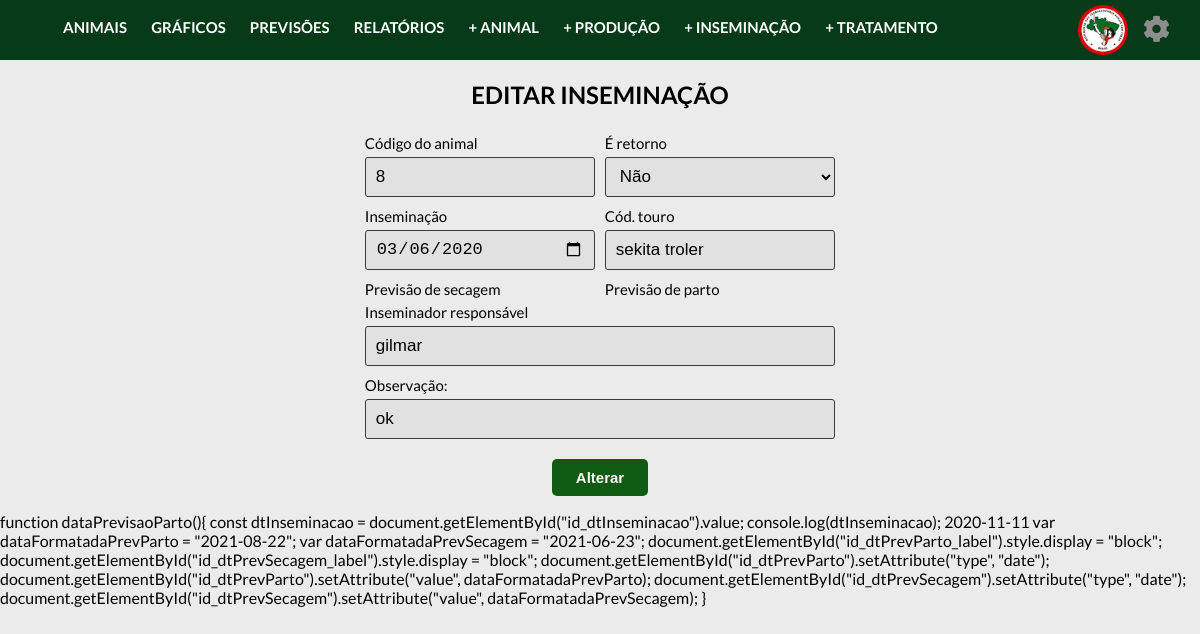
Page /controller/inseminacaoController.php?acao=altera&codInseminacao=12 on the committed database.
### tables this page shows
create table inseminacao(
  codInseminacao INTEGER AUTO_INCREMENT PRIMARY KEY,
  codAnimal INTEGER NOT NULL,
  dtInseminacao DATE NOT NULL,
  dtPrevSecagem DATE NOT NULL,
  dtPrevParto DATE NOT NULL,
  touroInseminador VARCHAR(20) NOT NULL,
  inseminadorResponsavel VARCHAR(40) NOT NULL,
  retorno VARCHAR(10) NOT NULL,
  obs TEXT,
   
  FOREIGN KEY (codAnimal) REFERENCES animal(codAnimal)
);

### controller/classes/Conexao.php (called while the page is built)
<?php
    class Conexao{
        public static $conexao;
        public static function conecta(){
            if(!isset(self::$conexao)){
                try{
                    self::$conexao = new PDO("mysql:host=localhost; dbname=projetointegrado", "admcooptar", "12345");
                }
                catch(PDOException $e){
                    echo "Erro de conexão: ". $e->getMessage();
                    die();
                }
            }
            return self::$conexao;
        }
    }
?>

### controller/classes/InseminacaoDAO.php (called while the page is built, shortened)
<?php
    require_once "Conexao.php";
    require_once "Inseminacao.php";
    class InseminacaoDAO{
        public $conexao;
        public function __construct(){
            $this->conexao = Conexao::conecta();
        }
        public function buscarAltera($codInseminacao){
            try{
                $query = $this->conexao->prepare("select * from inseminacao where codInseminacao = :i");
                $query->bindParam(":i", $codInseminacao);
                $query->execute();
                $registros = $query->fetchAll(PDO::FETCH_CLASS, "Inseminacao");
                return $registros[0];
            }
            catch(PDOException $e){
                echo "Erro no acesso aos dados: ". $e->getMessage();
            }
        }
    }
?>

### controller/classes/Inseminacao.php (called while the page is built, shortened)
<?php
    class Inseminacao{
        private $codAnimal;
        private $dtInseminacao;
        private $touroInseminador;
        private $inseminadorResponsavel;
        private $retorno;
        private $obs;
        public function getCodAnimal(){
            return $this->codAnimal;
        }
        public function getDtInseminacao(){
            return $this->dtInseminacao;
        }
        public function getTouroInseminador(){
            return $this->touroInseminador;
        }
        public function getInseminadorResponsavel(){
            return $this->inseminadorResponsavel;
        }
        public function getRetorno(){
            return $this->retorno;
        }
        public function getObs(){
            return $this->obs;
        }
    }
?>

### controller/views/alteraInseminacao.php (the view, shortened to what this page needs)
<main>
  <?php
    $codAnimal = isset($_POST['field_codAnimal']) ? $_POST['field_codAnimal'] : $inseminacao->getCodAnimal();
    $dtInseminacao = isset($_POST['field_dtInseminacao']) ? $_POST['field_dtInseminacao'] : $inseminacao->getDtInseminacao();
    $touroInseminador = isset($_POST['field_touroInseminador']) ? $_POST['field_touroInseminador'] : $inseminacao->getTouroInseminador();
    $inseminadorResponsavel = isset($_POST['field_inseminadorResponsavel']) ? $_POST['field_inseminadorResponsavel'] : $inseminacao->getInseminadorResponsavel();
    $retorno = isset($_POST['field_retorno']) ? $_POST['field_retorno'] : $inseminacao->getRetorno();
    $obs = isset($_POST['field_obs']) ? $_POST['field_obs'] : $inseminacao->getObs();
  ?>
<?php require_once("../includes/header.php");?>
<form action="" class="container-historicos" method="post" enctype="multipart/form-data">
  <h2>EDITAR INSEMINAÇÃO</h2>
  <div class="div-metade">
    <label class="label-cadastra" for="id_codAnimal">Código do animal </label>
    <input type="number" name="field_codAnimal" id="id_codAnimal" value="<?=$codAnimal?>" >
  </div>
  <div class="div-metade">
    <label class="label-cadastra" for="id_retorno">É retorno </label>
    <select name="field_retorno" id="id_retorno" required >
          <option value="Não" value="<?=$retorno?>">Não</option>
    </select>
  </div>
  <div class="div-metade" >
    <label class="label-cadastra" for="id_dtInseminacao">Inseminação </label>
    <input type="date" name="field_dtInseminacao" id="id_dtInseminacao" value="<?=$dtInseminacao?>" onclick="dataPrevisaoParto()" >
  </div>
  <div class="div-metade" >
    <label class="label-cadastra" for="id_touroInseminador">Cód. touro </label>
    <input type="text"  name="field_touroInseminador" maxlength="100" id="id_touroInseminador" value="<?=$touroInseminador?>"required>
  </div>
  <div class="div-metade" >
    <label class="label-cadastra" for="id_dtPrevSecagem" id="id_dtPrevSecagem_label">Previsão de secagem</label>
  </div>
  <div class="div-metade" >
    <label class="label-cadastra" for="id_dtPrevParto" id="id_dtPrevParto_label">Previsão de parto</label>
  </div>
  <div class="div-inteira">
    <label class="label-cadastra" for="id_inseminadorResponsavel">Inseminador responsável </label>
    <input type="text" name="field_inseminadorResponsavel" maxlength="100" id="id_inseminadorResponsavel" value="<?=$inseminadorResponsavel?>" required>
  </div>
  <div class="div-inteira">
    <label class="label-cadastra" for="id_obs">Observação: </label>
    <input type="text" name="field_obs" maxlength="100" id="id_obs" value="<?=$obs?>">
  </div>
  <button name="adiciona" class="button-form" type="submit">Alterar</button>
</form>
function dataPrevisaoParto(){
  const dtInseminacao = document.getElementById("id_dtInseminacao").value;
  console.log(dtInseminacao);
    <?=
  $inseminacaophp = "2020-11-11";
  $dataFormatadaPrevParto = date('Y-m-d', strtotime("+284 days",strtotime($inseminacaophp)));
  $dataFormatadaPrevSecagem =  date('Y-m-d', strtotime("+224 days",strtotime($inseminacaophp)));
  ?>
    var dataFormatadaPrevParto =  "<?php echo $dataFormatadaPrevParto;?>";
    var dataFormatadaPrevSecagem = "<?php echo $dataFormatadaPrevSecagem;?>";
    document.getElementById("id_dtPrevParto_label").style.display = "block";
    document.getElementById("id_dtPrevSecagem_label").style.display = "block";
    document.getElementById("id_dtPrevParto").setAttribute("type", "date");
    document.getElementById("id_dtPrevParto").setAttribute("value", dataFormatadaPrevParto);
    document.getElementById("id_dtPrevSecagem").setAttribute("type", "date");
    document.getElementById("id_dtPrevSecagem").setAttribute("value", dataFormatadaPrevSecagem);
}

### css/style.css (style rules this page uses)
:root { --primary-color: #073a18; }
body { font-family: 'Lato', sans-serif; margin: 0; transition: transform 0.3s; background-color: #ebebeb; }
button, input[type='submit'] { border: 0; border-radius: 5px; color: #fff; cursor: pointer; padding: 8px 12px; }

### css/adicionar-animal.css (style rules this page uses)
.container-historicos { display: flex; flex-direction: row; justify-content: flex-start; flex-wrap: wrap; margin-left: 30%; width: 40%; }
input[type=date], input[type=text], input[type=file], select, input[type=number], input[type=password], input[type=checkbox] { background-color: #e2e1e1; width: 100%; padding: 6px 10px; margin: 5px 0 5px 0; display: inline-block; border: 1.8px solid #3c3b3b; box-sizing: border-box; border-radius: 3px; font-size: 17px; cursor: pointer; height: 40px; }
.label-cadastra { width: 100%; margin: 5px 0 0 0; display: block; box-sizing: border-box; font-size: 15px; }
.container-historicos h2 { width: 100%; text-align: center; }
.button-form { background-color: #115a13; color: white; padding: 10px; margin: 15px 0 0 40%; border: none; cursor: pointer; width: 20%; font-size: 15px; font-weight: bold; }
.div-metade { width: 48%; margin: 0 1% 0 1%; }
.div-inteira { width: 98%; margin: 0 1% 0 1%; }

### rows in the picture
inseminacao: field_codAnimal "8", field_dtInseminacao "03/06/2020", field_touroInseminador "sekita troler", field_inseminadorResponsavel "gilmar", field_obs "ok"

### other values in the picture
$inseminacaophp = "2020-11-11" "2020-11-11"
$dataFormatadaPrevParto "2021-08-22"
$dataFormatadaPrevSecagem "2021-06-23"
